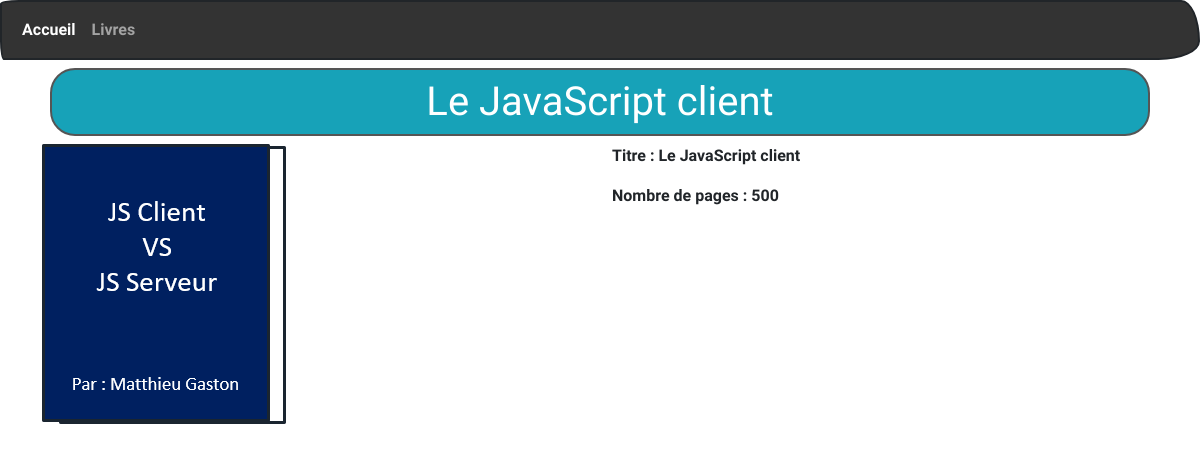
/les-livres/l/4, run on the app's committed database.
### tables this page shows
CREATE TABLE `livres` (
  `id` int(11) NOT NULL,
  `titre` varchar(150) NOT NULL,
  `nbPages` int(11) NOT NULL,
  `image` varchar(150) NOT NULL
);

### controllers/LivresController.controller.php (called while the page is built, shortened)
<?php
    require_once "models/LivresManager.model.php";
    class LivresController {
        private $livresManager;
        function __construct() {
            $this->livresManager = new LivresManager();
            $this->livresManager->chargementLivres();
        }
        function viewAfficherUnLivre($id) {
            $livre = $this->livresManager->getLivreById($id);
            require "views/afficherUnLivre.view.php";
        }
    }
?>

### models/LivresManager.model.php (called while the page is built, shortened)
<?php
    require_once "PDOAccess.model.php";
    require_once "Livre.model.php";
    class LivresManager extends PDOAccess {
        private $tabLivres;
        function ajoutLivreDansTab($livre) {
            $this->tabLivres[] = $livre;
        }
        function chargementLivres() {
            $req = $this->getAccessBDD()->prepare("SELECT * FROM livres");
            $req->execute();
            $livres = $req->fetchAll(PDO::FETCH_ASSOC);
        }
        function getLivreById($id) {
            for ($i = 0 ; count($this->tabLivres) ; $i++) {
                if ($this->tabLivres[$i]->getId() === $id) {
                    return $this->tabLivres[$i];
                }
            }
        }
    }
?>

### models/Livre.model.php (called while the page is built, shortened)
<?php
    class Livre {
        private $id;
        private $titre;
        private $nbPages;
        private $image;
        function __construct($id, $titre, $nbPages, $image) {
            $this->id = $id;
            $this->titre = $titre;
            $this->nbPages = $nbPages;
            $this->image = $image;
        }
        function getId() {return $this->id;}
        function getTitre() {return $this->titre;}
        function getNbPages() {return $this->nbPages;}
        function getImage() {return $this->image;}
    }
?>

### models/PDOAccess.model.php (called while the page is built, shortened)
<?php
    abstract class PDOAccess {
        private static $pdo;
        private function setAccessBDD() {
            self::$pdo = new PDO("mysql:host=localhost;dbname=app_biblio;charset=utf8;", "root", "");
            self::$pdo->setAttribute(PDO::ATTR_ERRMODE, PDO::ERRMODE_WARNING);
        }
        protected function getAccessBDD() {
            return self::$pdo;
        }
    }
?>

### views/afficherUnLivre.view.php (the view, shortened to what this page needs)
    <div class="row">
        <div class="col-6">
            <img src="<?= URL ?>public/images/<?= $livre->getImage(); ?>" style="max-width: 350px; max-height: 450px">
        </div>
        <div class="col-6">
            <p>Titre : <?= $livre->getTitre(); ?></p>
            <p>Nombre de pages : <?= $livre->getNbPages(); ?></p>
        </div>
    </div>
<?php
    $titreH1 = $livre->getTitre();
    $content = ob_get_clean();
    require "template.php";
?>

### views/template.php (shortened to what this page needs)
<!DOCTYPE html>
<html lang="fr">
<head>
    <link rel="stylesheet" href="https://bootswatch.com/5/sketchy/bootstrap.min.css">
</head>
<body>
    <nav class="navbar navbar-expand-lg navbar-dark bg-primary">
        <div class="container-fluid">
            <div class="collapse navbar-collapse" id="navbarColor01">
                <ul class="navbar-nav me-auto">
                    <li class="nav-item">
                        <a class="nav-link active" href="<?= URL ?>accueil">Accueil
                        </a>
                    </li>
                    <li class="nav-item">
                        <a class="nav-link" href="<?= URL ?>les-livres">Livres</a>
                    </li>
                </ul>
            </div>
        </div>
    </nav>
    <div class="container">
        <h1 class="rounded border border-dark p-2 m-2 text-center text-white bg-info"><?= $titreH1 ?></h1>
        <?= $content ?>
    </div>
</body>
</html>

### data on the page
livres: titre "Le JavaScript client", image (picture), nbPages "500"
